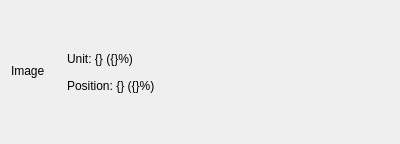
<?xml version="1.0" encoding="UTF-8"?>
<ui version="4.0">
 <class>Form</class>
 <widget class="QWidget" name="Form">
  <property name="geometry">
   <rect>
    <x>0</x>
    <y>0</y>
    <width>400</width>
    <height>144</height>
   </rect>
  </property>
  <property name="windowTitle">
   <string>Form</string>
  </property>
  <layout class="QGridLayout" name="gridLayout">
   <property name="topMargin">
    <number>9</number>
   </property>
   <property name="verticalSpacing">
    <number>4</number>
   </property>
   <item row="2" column="1">
    <widget class="QLabel" name="positionLabel">
     <property name="sizePolicy">
      <sizepolicy hsizetype="Preferred" vsizetype="Maximum">
       <horstretch>0</horstretch>
       <verstretch>0</verstretch>
      </sizepolicy>
     </property>
     <property name="text">
      <string>Position: {} ({}%)</string>
     </property>
    </widget>
   </item>
   <item row="1" column="1">
    <widget class="QLabel" name="unitLabel">
     <property name="sizePolicy">
      <sizepolicy hsizetype="Preferred" vsizetype="Maximum">
       <horstretch>0</horstretch>
       <verstretch>0</verstretch>
      </sizepolicy>
     </property>
     <property name="text">
      <string>Unit: {} ({}%) </string>
     </property>
    </widget>
   </item>
   <item row="1" column="0" rowspan="2">
    <widget class="QLabel" name="imageLabel">
     <property name="minimumSize">
      <size>
       <width>50</width>
       <height>50</height>
      </size>
     </property>
     <property name="maximumSize">
      <size>
       <width>50</width>
       <height>50</height>
      </size>
     </property>
     <property name="sizeIncrement">
      <size>
       <width>0</width>
       <height>0</height>
      </size>
     </property>
     <property name="text">
      <string>Image</string>
     </property>
    </widget>
   </item>
   <item row="0" column="1">
    <spacer name="verticalSpacer">
     <property name="orientation">
      <enum>Qt::Vertical</enum>
     </property>
     <property name="sizeHint" stdset="0">
      <size>
       <width>20</width>
       <height>40</height>
      </size>
     </property>
    </spacer>
   </item>
   <item row="3" column="1">
    <spacer name="verticalSpacer_2">
     <property name="orientation">
      <enum>Qt::Vertical</enum>
     </property>
     <property name="sizeHint" stdset="0">
      <size>
       <width>20</width>
       <height>40</height>
      </size>
     </property>
    </spacer>
   </item>
  </layout>
 </widget>
 <resources/>
 <connections/>
</ui>
